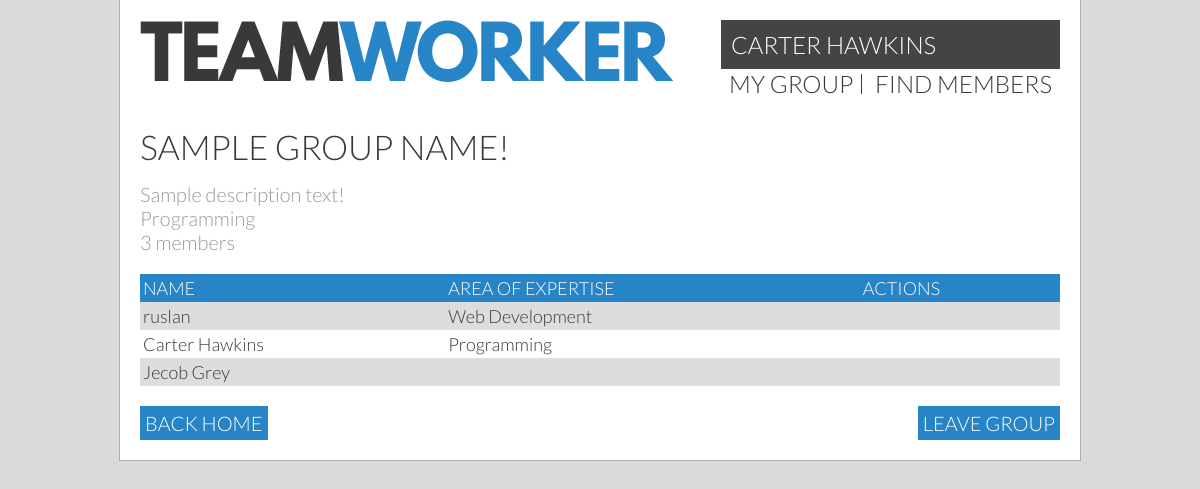
The app's page /list.php (signed in) with its own data.
### tables this page shows
CREATE TABLE `users` (
  `id` int(11) unsigned NOT NULL AUTO_INCREMENT,
  `permissions` int(11) NOT NULL DEFAULT '1',
  `currentGroup` int(11) DEFAULT '0',
  `groupLeader` tinyint(1) DEFAULT NULL,
  `name` varchar(40) DEFAULT NULL,
  `displayName` varchar(30) DEFAULT NULL,
  `email` varchar(40) DEFAULT NULL,
  `password` char(64) DEFAULT NULL,
  `dob` date DEFAULT NULL,
  `mainArea` varchar(30) DEFAULT NULL,
  `skills` text,
  `gpa` double DEFAULT NULL,
  `goal` double DEFAULT NULL,
  `bio` varchar(300) DEFAULT NULL,
  `studentID` varchar(255) DEFAULT NULL,
  PRIMARY KEY (`id`),
  UNIQUE KEY `email` (`email`),
  UNIQUE KEY `studentID` (`studentID`)
);

CREATE TABLE `groups` (
  `id` int(11) unsigned NOT NULL AUTO_INCREMENT,
  `name` varchar(40) NOT NULL DEFAULT '',
  `description` mediumtext,
  `projectType` varchar(30) DEFAULT NULL,
  PRIMARY KEY (`id`),
  UNIQUE KEY `name` (`name`)
);

### userHandler.php (called while the page is built, shortened)
<?php
include_once('pdo.inc');
if(isset($_SESSION['id'])) {
  $sessionId = $_SESSION['id'];
  $query = ('SELECT * FROM users WHERE id = :id');
  $statement = $db -> prepare($query);
  $statement -> bindValue(':id', $sessionId);
  if (!$statement -> execute()) { print_r($statement->errorInfo()); }
  $result = $statement -> fetch(PDO::FETCH_ASSOC);
  $userId = $_SESSION['id'];
  $realName = $result['name'];
  if($result['displayName'] == "") {
    $userName = $realName;
  } else {
    $userName = $result['displayName'];
  }
  $group = $result['currentGroup'];
}
?>

### list.php (the view, shortened to what this page needs)
<?php include('userHandler.php') ?>
<?php include('groupHandler.php') ?>
<!DOCTYPE HTML>
<html>
<head>
  <?php include "stylesheets.inc"; ?>
</head>
<body>
  <main>
    <?php include "header.inc"; ?>
    <div class="content">
      <?php
      if ($group == 0) {
        echo "<h2>You're not in a group yet!</h2>";
      } else {
        $myGroup = getGroup($db, $group);
      ?>
      <h1><?php echo getGroupName($group, $db);?></h1>
      <h2 class="subtitle">
      <?php echo getGroupDescription($group, $db)."<br>".getGroupType($group, $db)."<br>".sizeof($myGroup) ?> members</h2>
      <?php renderGroupList($db, $group, $groupLeader); ?>
      <a class="button right" href="?action=remove&amp;user=<?=$userId?>" onclick="return confirm('Leave <?php echo getGroupName($group, $db); ?>?')">Leave Group</a>
      <a class="button left" href="/">Back Home</a>
      <?php } ?>
    </div>
  </main>
</body>
</html>

### nav.inc (shortened to what this page needs)
<nav>
  <div class="topNavProfile">
    <a href='/?page=profile'><?=$userName?></a>
  </div>
  <ul>
    <?php if($group != 0) { ?>
      <li><a href="list.php">my group</a></li>
      <li><a href="filters.php">find members</a></li>
    <?php } ?>
  </ul>
</nav>

### groupHandler.php (shortened to what this page needs)
<?php
function getGroup($db, $group) {
$query = ('SELECT * FROM users WHERE currentGroup = :myGroup');
$statement = $db -> prepare($query);
$statement -> bindValue(':myGroup', $group);
if (!$statement -> execute()) {
    print_r($statement->errorInfo());
}
$result = $statement -> fetchAll(PDO::FETCH_ASSOC);
return $result;
}
function getGroupName($groupId, $db) {
  $query = ('SELECT name FROM groups WHERE id = :groupId');
  $statement = $db -> prepare($query);
  $statement -> bindValue(':groupId', $groupId);
  if (!$statement -> execute()) { print_r($stm->errorInfo());}
  $result = $statement -> fetch(PDO::FETCH_ASSOC);
  return $result['name'];
}
function getGroupDescription($groupId, $db) {
  $query = ('SELECT description FROM groups WHERE id = :groupId');
  $statement = $db -> prepare($query);
  $statement -> bindValue(':groupId', $groupId);
  if (!$statement -> execute()) { print_r($stm->errorInfo());}
  $result = $statement -> fetch(PDO::FETCH_ASSOC);
  return $result['description'];
}
function getGroupType($groupId, $db) {
  $query = ('SELECT projectType FROM groups WHERE id = :groupId');
  $statement = $db -> prepare($query);
  $statement -> bindValue(':groupId', $groupId);
  if (!$statement -> execute()) { print_r($stm->errorInfo());}
  $result = $statement -> fetch(PDO::FETCH_ASSOC);
  return $result['projectType'];
}
function renderGroupList($db, $group, $groupLeader) { ?>
      <table>
        <tr>    <th>Name</th>   <th>Area of Expertise</th>  <th>Actions</th>    </tr>
        <?php
          foreach (getGroup($db, $group) as $a) {
        ?>
          <tr>
            <td>
              <?php
                if($a['displayName'] == "") {
                    echo $a['name'];
                  } else {
                    echo $a['displayName'];
                  }
              ?>
            </td>
            <td><?=$a['mainArea']?></td>
            <td>
            <?php if($a['id'] != $_SESSION['id'] && $groupLeader == true) {  ?>
            <a class="button" href="?action=remove&amp;user=<?=$a['id']?>" onclick="return confirm('Remove <?=$a['name']?>?')")>Remove from group</a>
            <?php }  ?></td>
          </tr>
        <?php  }  ?>
      </table>
<?php } ?>

### style.css (style rules this page uses)
body { margin: 0; padding:0; font-family: 'Lato', sans-serif; font-weight: 300; font-size:20px; }
main { width:960px; height:auto; margin:0 auto; }
.content { margin: 20px; overflow: auto; }
h1 { font-weight:300; font-size:1.7em; text-transform:uppercase; margin: 15px 0; }
.content h1:first-child { margin-top:0; }
h2 { font-weight:300; font-size:1.3em; text-transform:uppercase; margin:15px 0; }
.subtitle { color: #999; font-size: 1em; text-transform: none; margin: 0; }
a { text-decoration:none; color:inherit; transition: opacity 0.3s ease; }
.button { display: inline-block; padding: 5px; text-transform: uppercase; color: #fff; background-color: #2785c7; }
.left { float: left; }
.right { float: right; }
nav { font-size:1.2em; text-transform: uppercase; display:inline-block; float:right; }
nav ul { list-style:none; padding:0; margin:0; }
nav li { display:inline-block; border-right:1px solid #393939; padding:0 8px; line-height:20px; }
nav ul li:last-child { border-right:none; }
.topNavProfile { background: #444; padding: 10px; }
.topNavProfile a { color: #fff; }
table { width:100%; box-sizing:border-box; font-size:0; border-spacing:0; margin:20px 0; }
th { text-transform:uppercase; font-weight: 300; }
td, th { font-size:18px; padding:3px; margin:0; text-align:left; min-height:1em; }

### colour.css (style rules this page uses)
body, .grain { background-color:#dadada; background-image:url(_resources/15p-grey.jpg); }
main { background-color:white; }
.accent, ul.filters li, form#login input[type="submit"], th, .progress, .blue-square, .status .online .icon { background-color:#2785c7; }
tr:nth-child(even) { background-color:#ddd; }
body, main { color:#393939; }
ul.filters li, form#login input[type="submit"], th, .glance, .status .icon { color:white; }
main { border: 1px solid #a8aeaf; border-top:none; }

### records on screen
users: name "CARTER HAWKINS", currentGroup.name "SAMPLE GROUP NAME!", currentGroup.description "Sample description text!", currentGroup.projectType "Programming", name "Carter Hawkins", mainArea "Programming"
users: displayName "ruslan", mainArea "Web Development"
users: name "Jecob Grey"

### other values on screen
sizeof($myGroup) "3"
